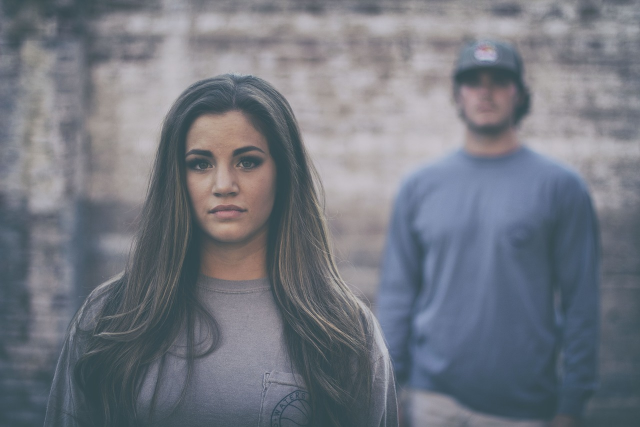
#> input picture woman.jpg, 1280 x 853 px, given in place of the camera (shown at 1/2 size)
$ python skinColor.py
#> lines starting #> are read from the running program, lines starting #| are printed output that depends on the picture; after the words box and inside, x2 and y2 are one past the last pixel; in counts of white or black regions, pixels touching at a corner belong together
# USAGE
# python skindetector.py
# python skindetector.py --video video/skin_example.mov

# import the necessary packages
import imutils
import numpy as np
import argparse
import cv2

# construct the argument parse and parse the arguments
ap = argparse.ArgumentParser()
ap.add_argument("-v", "--video",
	help = "path to the (optional) video file")
args = vars(ap.parse_args())

# define the upper and lower boundaries of the HSV pixel
# intensities to be considered 'skin'
lower = np.array([0, 48, 80], dtype = "uint8")
upper = np.array([20, 255, 255], dtype = "uint8")

# if a video path was not supplied, grab the reference
# to the gray
if not args.get("video", False):
	camera = cv2.VideoCapture(0)

# otherwise, load the video
else:
	camera = cv2.VideoCapture(args["video"])

# keep looping over the frames in the video
while True:
	# grab the current frame
	(grabbed, frame) = camera.read()
#> frame is the input picture: shape (853, 1280, 3); mean B, G, R 128.5, 119.2, 114.9

	# if we are viewing a video and we did not grab a
	# frame, then we have reached the end of the video
	if args.get("video") and not grabbed:
		break

	# resize the frame, convert it to the HSV color space,
	# and determine the HSV pixel intensities that fall into
	# the speicifed upper and lower boundaries
	frame = imutils.resize(frame, width = 400)
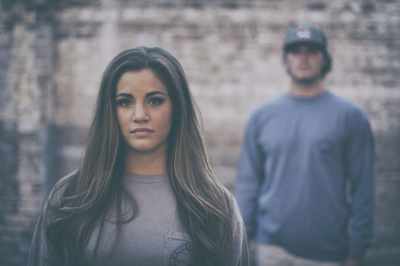
#> frame: shape (266, 400, 3); mean B, G, R 128.5, 119.2, 114.9
	converted = cv2.cvtColor(frame, cv2.COLOR_BGR2HSV)
#> converted: shape (266, 400, 3); mean H, S, V 107.3, 40.1, 130.6
	skinMask = cv2.inRange(converted, lower, upper)
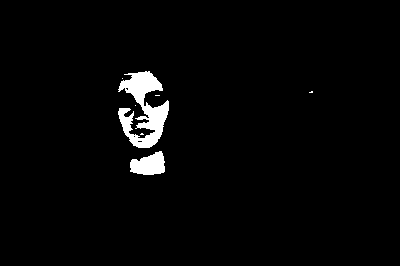
#> skinMask: shape (266, 400); 2.5% white; 7 white regions (5 under 20 px), largest, box (x1, y1, x2, y2) and area: (118, 71, 169, 148) 2020, (130, 151, 165, 175) 606

	# apply a series of erosions and dilations to the mask
	# using an elliptical kernel
	kernel = cv2.getStructuringElement(cv2.MORPH_ELLIPSE, (11, 11))
	skinMask = cv2.erode(skinMask, kernel, iterations = 2)
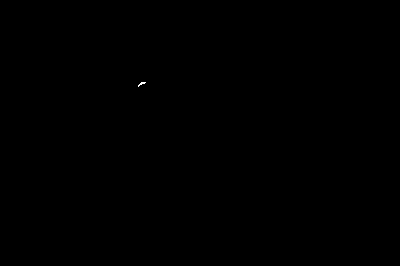
#> skinMask: shape (266, 400); 0.02% white in thin lines or dots, all inside (x1, y1, x2, y2) = (138, 82, 146, 87)
	skinMask = cv2.dilate(skinMask, kernel, iterations = 2)
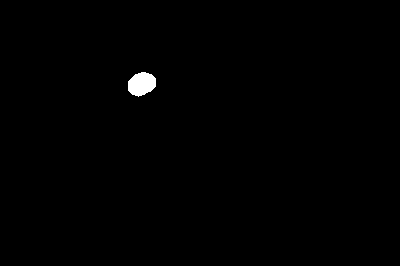
#> skinMask: shape (266, 400); 0.49% white; 1 white region, box (x1, y1, x2, y2) and area: (128, 72, 156, 97) 520

	# blur the mask to help remove noise, then apply the
	# mask to the frame
	skinMask = cv2.GaussianBlur(skinMask, (3, 3), 0)
	skin = cv2.bitwise_and(frame, frame, mask = skinMask)

	# show the skin in the image along with the mask
	cv2.imshow("images", np.hstack([frame, skin]))
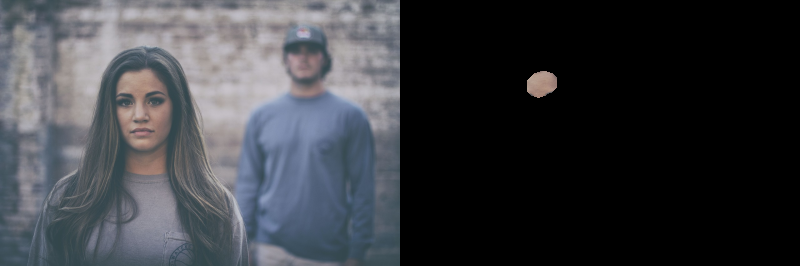
#> window 'images': shape (266, 800, 3); mean B, G, R 64.7, 60, 58

	# if the 'q' key is pressed, stop the loop
	if cv2.waitKey(1) & 0xFF == ord("q"):
#> (key q is pressed here)
		break

# cleanup the camera and close any open windows
camera.release()
cv2.destroyAllWindows()
